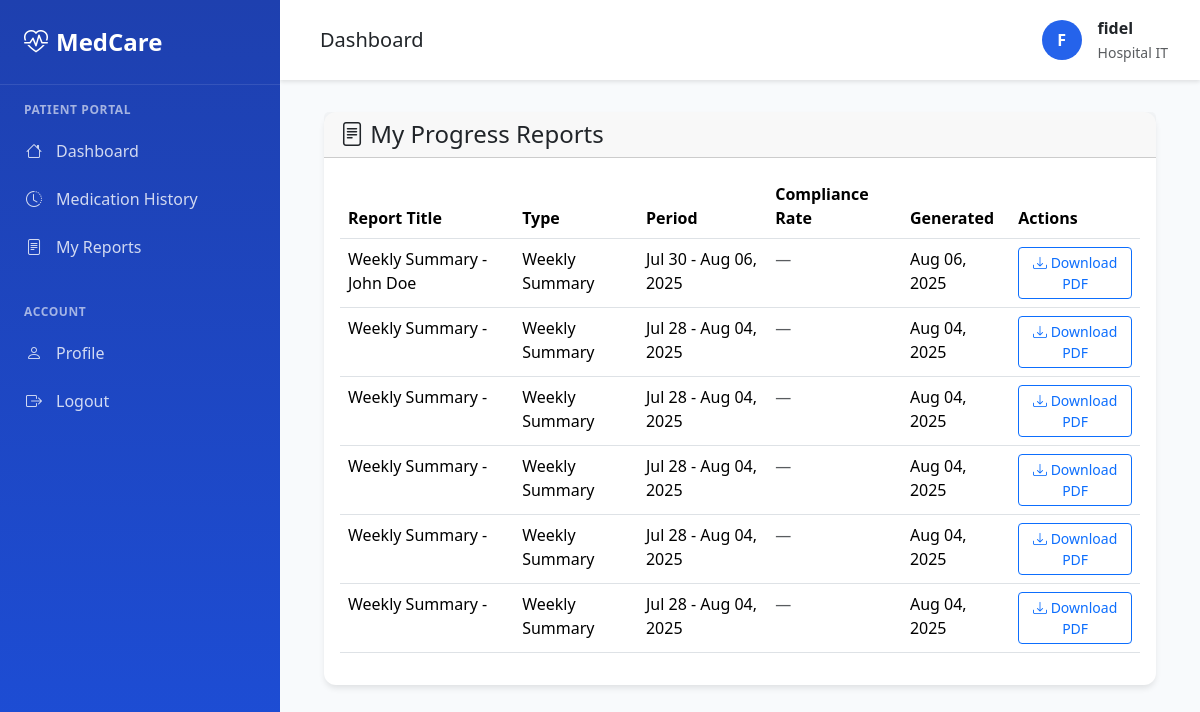
Page /reports/ (signed in) on the committed database.
### accounts/models.py (models this page shows, shortened)
class User(AbstractUser):
    USER_TYPE_CHOICES = [
        ('patient', 'Patient'),  # Active users (sick people)
        ('admin', 'Hospital Staff'),  # Admins who manage patients
        ('superuser', 'Hospital IT'),  # IT superuser who manages everything
    ]
    user_type = models.CharField(max_length=10, choices=USER_TYPE_CHOICES, default='patient')
    phone_regex = RegexValidator(
        regex=r'^\+?1?\d{9,15}$',
        message="Phone number must be entered in the format: '+999999999'. Up to 15 digits allowed."
    )
    phone_number = models.CharField(validators=[phone_regex], max_length=17, blank=True)
    date_of_birth = models.DateField(null=True, blank=True)
    emergency_contact = models.CharField(max_length=100, blank=True)
    emergency_phone = models.CharField(validators=[phone_regex], max_length=17, blank=True)
    medical_record_number = models.CharField(max_length=20, unique=True, null=True, blank=True)
    created_at = models.DateTimeField(auto_now_add=True)
    updated_at = models.DateTimeField(auto_now=True)
    @property
    def is_patient(self):
        return self.user_type == 'patient'
    @property
    def is_admin(self):
        return self.user_type == 'admin'
    @property
    def is_hospital_it(self):
        return self.user_type == 'superuser' or self.is_superuser
    @property
    def can_manage_patients(self):
        return self.is_admin or self.is_hospital_it
    @property
    def can_manage_staff(self):
        return self.is_hospital_it

### reports/models.py (models this page shows, shortened)
class ProgressReport(models.Model):
    REPORT_TYPES = [
        ('treatment_complete', 'Treatment Complete'),
        ('weekly_summary', 'Weekly Summary'),
        ('monthly_summary', 'Monthly Summary'),
        ('discharge_summary', 'Discharge Summary'),
    ]
    id = models.UUIDField(primary_key=True, default=uuid.uuid4, editable=False)
    patient = models.ForeignKey(User, on_delete=models.CASCADE, related_name='progress_reports')
    report_type = models.CharField(max_length=20, choices=REPORT_TYPES)
    title = models.CharField(max_length=200)
    content = models.TextField()
    compliance_rate = models.DecimalField(max_digits=5, decimal_places=2, null=True, blank=True)
    total_medications = models.IntegerField(default=0)
    taken_medications = models.IntegerField(default=0)
    missed_medications = models.IntegerField(default=0)
    report_period_start = models.DateField()
    report_period_end = models.DateField()
    generated_by = models.ForeignKey(User, on_delete=models.CASCADE, related_name='generated_reports')
    pdf_file = models.FileField(upload_to='reports/', null=True, blank=True)
    created_at = models.DateTimeField(auto_now_add=True)
    class Meta:
        ordering = ['-created_at']

### reports/views.py (the view)
# urls.py: path('', views.ReportListView.as_view(), name='report_list'),
class ReportListView(LoginRequiredMixin, UserPassesTestMixin, ListView):
    model = ProgressReport
    template_name = 'reports/report_list.html'
    context_object_name = 'reports'
    paginate_by = 20
    def test_func(self):
        return self.request.user.can_manage_patients or self.request.user.is_patient
    def get_queryset(self):
        if self.request.user.can_manage_patients:
            return ProgressReport.objects.all().order_by('-created_at')
        else:
            return ProgressReport.objects.filter(
                patient=self.request.user
            ).order_by('-created_at')

### templates/reports/report_list.html (shortened to what this page needs)
{% extends 'base.html' %}
{% block content %}
<div class="container">
    <div class="row">
        <div class="col-12">
            <div class="card">
                <div class="card-header">
                    <h4 class="mb-0">
                        <i class="bi bi-file-text"></i>
                        {% if user.is_admin %}All Progress Reports{% else %}My Progress Reports{% endif %}
                    </h4>
                </div>
                <div class="card-body">
                    {% if reports %}
                    <div class="table-responsive">
                        <table class="table table-hover">
                            <thead>
                                <tr>
                                    <th>Report Title</th>
                                    <th>Type</th>
                                    <th>Period</th>
                                    <th>Compliance Rate</th>
                                    <th>Generated</th>
                                    <th>Actions</th>
                                </tr>
                            </thead>
                            <tbody>
                                {% for report in reports %}
                                <tr>
                                    <td>{{ report.title }}</td>
                                    <td>{{ report.get_report_type_display }}</td>
                                    <td>
                                        {{ report.report_period_start|date:"M d" }} -
                                        {{ report.report_period_end|date:"M d, Y" }}
                                    </td>
                                    <td>
                                        {% if report.compliance_rate %}
                                        <span class="badge bg-{% if report.compliance_rate >= 80 %}success{% elif report.compliance_rate >= 60 %}warning{% else %}danger{% endif %}">
                                            {{ report.compliance_rate }}%
                                        </span>
                                        {% else %}
                                        <span class="text-muted">—</span>
                                        {% endif %}
                                    </td>
                                    <td>{{ report.created_at|date:"M d, Y" }}</td>
                                    <td>
                                        {% if report.pdf_file %}
                                        <a href="{% url 'reports:download_pdf' report.id %}" class="btn btn-outline-primary btn-sm">
                                            <i class="bi bi-download"></i> Download PDF
                                        </a>
                                        {% else %}
                                        <span class="text-muted">No PDF available</span>
                                        {% endif %}
                                    </td>
                                </tr>
                                {% endfor %}
                            </tbody>
                        </table>
                    </div>
                    {% endif %}
                </div>
            </div>
        </div>
    </div>
</div>
{% endblock %}

### templates/base.html (shortened to what this page needs)
<!DOCTYPE html>
<html lang="en">
<head>
    <link href="https://cdn.jsdelivr.net/npm/bootstrap@5.3.2/dist/css/bootstrap.min.css" rel="stylesheet">
    <link rel="stylesheet" href="https://cdn.jsdelivr.net/npm/bootstrap-icons@1.11.1/font/bootstrap-icons.css">
</head>
<body>
    {% if user.is_authenticated %}
    <div class="app-container">
        <nav class="sidebar" id="sidebar">
            <div class="sidebar-header">
                <a href="{% if user.is_patient %}{% url 'medications:dashboard' %}{% else %}{% url 'medications:admin_dashboard' %}{% endif %}" class="sidebar-brand">
                    <i class="bi bi-heart-pulse"></i>
                    MedCare
                </a>
            </div>
            <div class="sidebar-nav">
                {% if user.is_patient %}
                <div class="nav-section">
                    <div class="nav-section-title">Patient Portal</div>
                    <a href="{% url 'medications:dashboard' %}" class="nav-link">
                        <i class="bi bi-house"></i>
                        Dashboard
                    </a>
                    <a href="{% url 'medications:medication_history' %}" class="nav-link">
                        <i class="bi bi-clock-history"></i>
                        Medication History
                    </a>
                    <a href="{% url 'reports:report_list' %}" class="nav-link">
                        <i class="bi bi-file-text"></i>
                        My Reports
                    </a>
                </div>
                {% endif %}
                <div class="nav-section">
                    <div class="nav-section-title">Account</div>
                    <a href="#" class="nav-link">
                        <i class="bi bi-person"></i>
                        Profile
                    </a>
                    <a href="{% url 'accounts:logout' %}" class="nav-link">
                        <i class="bi bi-box-arrow-right"></i>
                        Logout
                    </a>
                </div>
            </div>
        </nav>
        <div class="main-content">
            <div class="top-bar">
                <div class="d-flex align-items-center">
                    <h5 class="mb-0 ms-2">{% block page_title %}Dashboard{% endblock %}</h5>
                </div>
                <div class="user-info">
                    <div class="user-avatar">
                        {{ user.first_name|first|default:user.username|first|upper }}
                    </div>
                    <div>
                        <div class="fw-semibold">{{ user.get_full_name|default:user.username }}</div>
                        <small class="text-muted">
                            {% if user.can_manage_staff %}
                            Hospital IT
                            {% elif user.can_manage_patients %}
                            Hospital Staff
                            {% else %}
                            Patient
                            {% endif %}
                        </small>
                    </div>
                </div>
            </div>
            <div class="content-area">
                {% block content %}{% endblock %}
            </div>
        </div>
    </div>
    {% endif %}
</body>
</html>

### templates/base.html (style rules this page uses)
:root { --primary-color: #2563EB; --secondary-color: #0891B2; --success-color: #059669; --warning-color: #D97706; --danger-color: #DC2626; --info-color: #2563EB; --light-bg: #F8FAFC; --card-shadow: 0 4px 6px -1px rgba(0, 0, 0, 0.1); --sidebar-width: 280px; }
body { background-color: var(--light-bg); font-family: 'Segoe UI', Tahoma, Geneva, Verdana, sans-serif; margin: 0; padding: 0; }
.app-container { display: flex; min-height: 100vh; }
.sidebar { width: var(--sidebar-width); background: linear-gradient(180deg, #1e40af 0%, #1d4ed8 100%); color: white; position: fixed; height: 100vh; overflow-y: auto; z-index: 1000; transition: transform 0.3s ease; }
.sidebar-header { padding: 1.5rem; border-bottom: 1px solid rgba(255, 255, 255, 0.1); }
.sidebar-brand { font-size: 1.5rem; font-weight: 700; color: white; text-decoration: none; display: flex; align-items: center; gap: 0.5rem; }
.sidebar-nav { padding: 1rem 0; }
.nav-section { margin-bottom: 2rem; }
.nav-section-title { font-size: 0.75rem; font-weight: 600; text-transform: uppercase; letter-spacing: 0.05em; color: rgba(255, 255, 255, 0.6); padding: 0 1.5rem; margin-bottom: 0.5rem; }
.nav-link { display: flex; align-items: center; gap: 0.75rem; padding: 0.75rem 1.5rem; color: rgba(255, 255, 255, 0.8); text-decoration: none; transition: all 0.2s ease; border: none; background: none; }
.nav-link i { width: 20px; text-align: center; }
.main-content { flex: 1; margin-left: var(--sidebar-width); min-height: 100vh; }
.top-bar { background: white; padding: 1rem 2rem; box-shadow: 0 2px 4px rgba(0, 0, 0, 0.1); display: flex; justify-content: space-between; align-items: center; }
.content-area { padding: 2rem; }
.user-info { display: flex; align-items: center; gap: 1rem; }
.user-avatar { width: 40px; height: 40px; border-radius: 50%; background: var(--primary-color); display: flex; align-items: center; justify-content: center; color: white; font-weight: 600; }
.card { box-shadow: var(--card-shadow); border: none; border-radius: 12px; transition: transform 0.2s ease-in-out; }

### rows in the picture
User: first_name|first "F", get_full_name "fidel"
ProgressReport: title "Weekly Summary - John Doe", report_type "Weekly Summary", report_period_start "Jul 30", report_period_end "Aug 06, 2025", created_at "Aug 06, 2025", shows "Download PDF"
ProgressReport: title "Weekly Summary -", report_type "Weekly Summary", report_period_start "Jul 28", report_period_end "Aug 04, 2025", created_at "Aug 04, 2025", shows "Download PDF"
ProgressReport: title "Weekly Summary -", report_type "Weekly Summary", report_period_start "Jul 28", report_period_end "Aug 04, 2025", created_at "Aug 04, 2025", shows "Download PDF"
ProgressReport: title "Weekly Summary -", report_type "Weekly Summary", report_period_start "Jul 28", report_period_end "Aug 04, 2025", created_at "Aug 04, 2025", shows "Download PDF"
ProgressReport: title "Weekly Summary -", report_type "Weekly Summary", report_period_start "Jul 28", report_period_end "Aug 04, 2025", created_at "Aug 04, 2025", shows "Download PDF"
ProgressReport: title "Weekly Summary -", report_type "Weekly Summary", report_period_start "Jul 28", report_period_end "Aug 04, 2025", created_at "Aug 04, 2025", shows "Download PDF"
